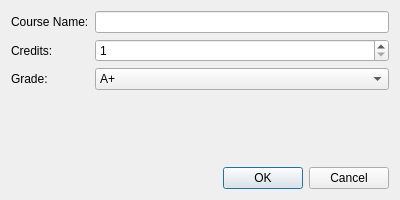
<?xml version="1.0" encoding="UTF-8"?>
<ui version="4.0">
 <class>CourseDialog</class>
 <widget class="QDialog" name="CourseDialog">
  <property name="geometry">
   <rect>
    <x>0</x>
    <y>0</y>
    <width>400</width>
    <height>200</height>
   </rect>
  </property>
  <property name="windowTitle">
   <string>Add Course</string>
  </property>
  <layout class="QVBoxLayout" name="verticalLayout">
   <item>
    <layout class="QFormLayout" name="formLayout">
     <item row="0" column="0">
      <widget class="QLabel" name="label">
       <property name="text">
        <string>Course Name:</string>
       </property>
      </widget>
     </item>
     <item row="0" column="1">
      <widget class="QLineEdit" name="nameEdit"/>
     </item>
     <item row="1" column="0">
      <widget class="QLabel" name="label_2">
       <property name="text">
        <string>Credits:</string>
       </property>
      </widget>
     </item>
     <item row="1" column="1">
      <widget class="QSpinBox" name="creditSpinBox">
       <property name="minimum">
        <number>1</number>
       </property>
       <property name="maximum">
        <number>10</number>
       </property>
      </widget>
     </item>
     <item row="2" column="0">
      <widget class="QLabel" name="label_3">
       <property name="text">
        <string>Grade:</string>
       </property>
      </widget>
     </item>
     <item row="2" column="1">
      <widget class="QComboBox" name="gradeComboBox">
       <item>
        <property name="text">
         <string>A+</string>
        </property>
       </item>
       <item>
        <property name="text">
         <string>A</string>
        </property>
       </item>
       <item>
        <property name="text">
         <string>A-</string>
        </property>
       </item>
       <item>
        <property name="text">
         <string>B+</string>
        </property>
       </item>
       <item>
        <property name="text">
         <string>B</string>
        </property>
       </item>
       <item>
        <property name="text">
         <string>B-</string>
        </property>
       </item>
       <item>
        <property name="text">
         <string>C+</string>
        </property>
       </item>
       <item>
        <property name="text">
         <string>C</string>
        </property>
       </item>
       <item>
        <property name="text">
         <string>C-</string>
        </property>
       </item>
       <item>
        <property name="text">
         <string>D+</string>
        </property>
       </item>
       <item>
        <property name="text">
         <string>D</string>
        </property>
       </item>
       <item>
        <property name="text">
         <string>F</string>
        </property>
       </item>
      </widget>
     </item>
    </layout>
   </item>
   <item>
    <widget class="QDialogButtonBox" name="buttonBox">
     <property name="orientation">
      <enum>Qt::Horizontal</enum>
     </property>
     <property name="standardButtons">
      <set>QDialogButtonBox::Cancel|QDialogButtonBox::Ok</set>
     </property>
    </widget>
   </item>
  </layout>
 </widget>
 <resources/>
 <connections>
  <connection>
   <sender>buttonBox</sender>
   <signal>accepted()</signal>
   <receiver>CourseDialog</receiver>
   <slot>accept()</slot>
   <hints>
    <hint type="sourcelabel">
     <x>248</x>
     <y>254</y>
    </hint>
    <hint type="destinationlabel">
     <x>157</x>
     <y>274</y>
    </hint>
   </hints>
  </connection>
  <connection>
   <sender>buttonBox</sender>
   <signal>rejected()</signal>
   <receiver>CourseDialog</receiver>
   <slot>reject()</slot>
   <hints>
    <hint type="sourcelabel">
     <x>316</x>
     <y>260</y>
    </hint>
    <hint type="destinationlabel">
     <x>286</x>
     <y>274</y>
    </hint>
   </hints>
  </connection>
 </connections>
</ui>
